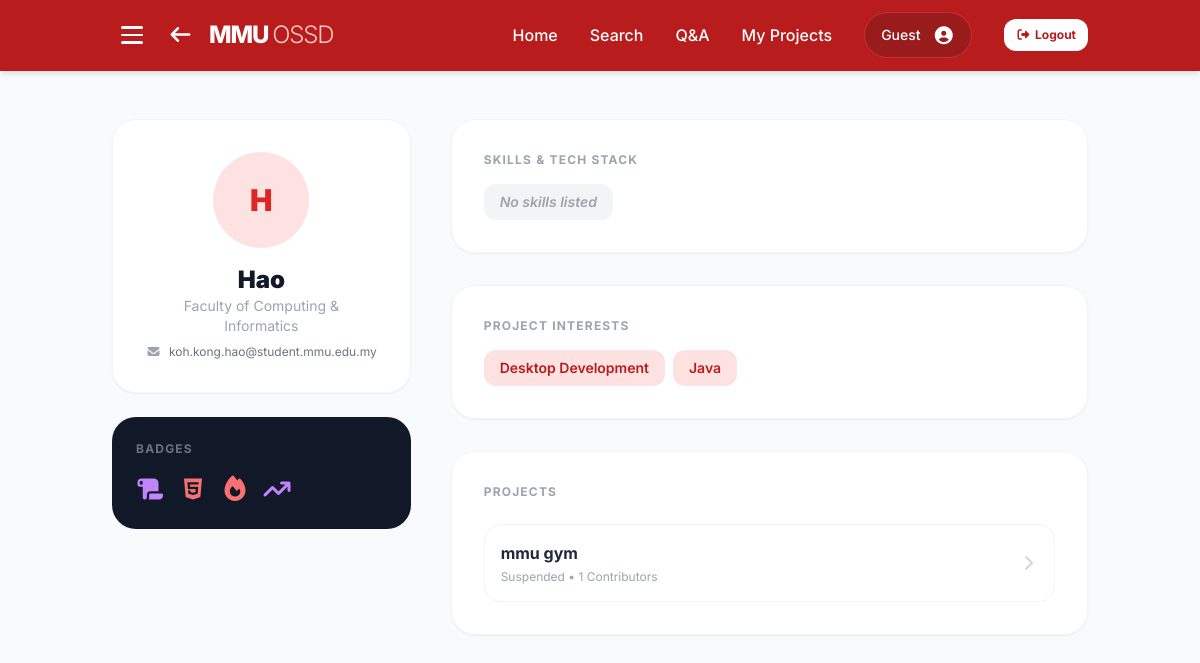
The page /user/2 on the database as committed earlier.
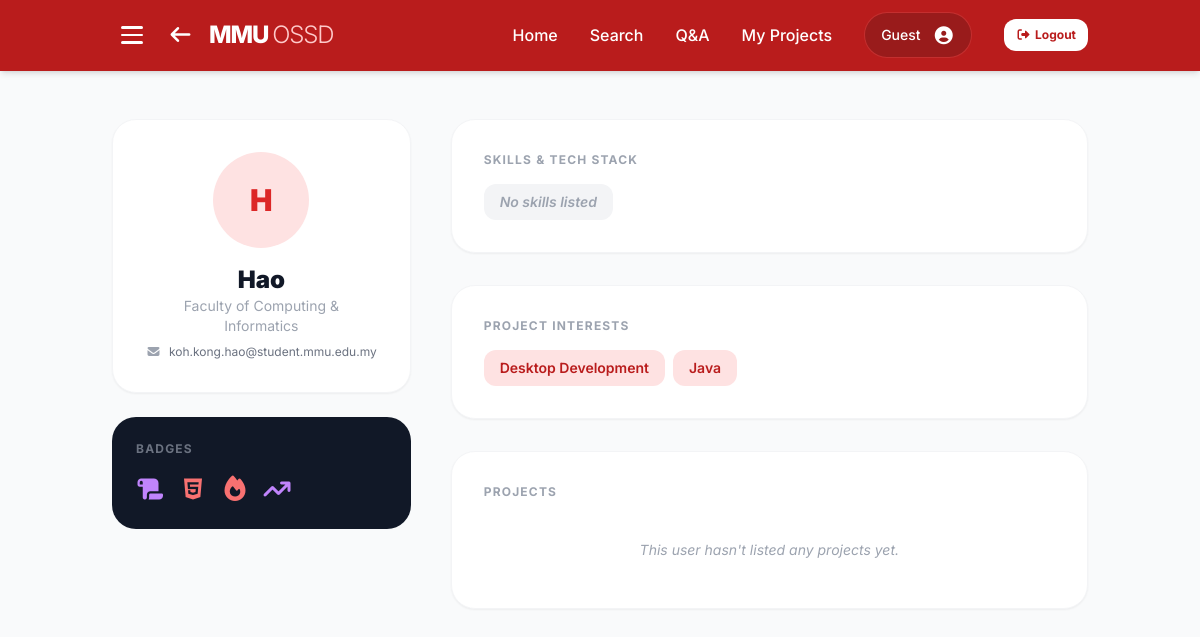
The same page on the database as committed later.
### website/models.py (models this page shows)
class User(db.Model):
    __tablename__ = 'users'
    id = db.Column(db.Integer, primary_key=True, autoincrement=True)
    email = db.Column(db.String(255), unique=True, nullable=False)
    password_hash = db.Column(db.String(255))
    name = db.Column(db.String(255), nullable=False, default='MMU Student')
    is_admin = db.Column(db.Boolean, default=False, nullable=False)
    faculty = db.Column(db.String(255), nullable=False, default='Faculty of Computing & Informatics')
    bio = db.Column(db.Text, default='')
    avatar_path = db.Column(db.String(255), default='')
    interests = db.Column(db.Text, default='')  # Comma-separated project interests
    rank = db.Column(db.Integer, nullable=False, default=0)
    karma = db.Column(db.Integer, nullable=False, default=0)
    created_at = db.Column(db.DateTime, nullable=False, default=datetime.now(MYT))
    is_verified = db.Column(db.Boolean, default=False)
    is_admin = db.Column(db.Boolean, default=False)  # Admin privilege for content moderation
    otp = db.Column(db.String(6), nullable=True)
    last_seen = db.Column(db.DateTime, nullable=True)
    skills = db.relationship('Skill', backref='user', lazy=True, cascade='all, delete-orphan')
    badges = db.relationship('Badge', backref='user', lazy=True, cascade='all, delete-orphan')
    comments = db.relationship('Comment', backref='user', lazy=True, cascade='all, delete-orphan')
    projects = db.relationship('Project', backref='user', lazy=True, cascade='all, delete-orphan')
    suggestions = db.relationship('Suggestion', backref='user', lazy=True, cascade='all, delete-orphan')
    questions = db.relationship('Question', backref='author', lazy=True, cascade='all, delete-orphan')
    question_likes = db.relationship('QuestionLike', backref='user', lazy=True, cascade='all, delete-orphan')
    question_favorites = db.relationship('QuestionFavorite', backref='user', lazy=True, cascade='all, delete-orphan')
    question_comments = db.relationship('QuestionComment', backref='user', lazy=True, cascade='all, delete-orphan')
    starred_projects = db.relationship('ProjectStar', backref='user', lazy=True, cascade='all, delete-orphan')
    settings = db.relationship('UserSettings', backref='user', uselist=False, cascade='all, delete-orphan')

class Badge(db.Model):
    __tablename__ = 'badges'
    id = db.Column(db.Integer, primary_key=True, autoincrement=True)
    user_id = db.Column(db.Integer, db.ForeignKey('users.id', ondelete='CASCADE'), nullable=False)
    badge = db.Column(db.String(255), nullable=False)

class Project(db.Model):
    __tablename__ = 'projects'
    id = db.Column(db.Integer, primary_key=True, autoincrement=True)
    user_id = db.Column(db.Integer, db.ForeignKey('users.id', ondelete='CASCADE'), nullable=False)
    project_name = db.Column(db.String(255), nullable=False)
    description = db.Column(db.Text, default='')
    status = db.Column(db.String(50), nullable=False, default='Active')
    repo_url = db.Column(db.String(255), default='')
    languages = db.Column(db.String(255), default='')
    roles_needed = db.Column(db.String(255), default='')
    contributors = db.Column(db.String(50), default='1')
    created_at = db.Column(db.DateTime, nullable=False, default=datetime.now(MYT))
    views = db.Column(db.Integer, default=0)
    images = db.relationship('ProjectImage', backref='project', lazy=True, cascade='all, delete-orphan')
    suggestions = db.relationship('Suggestion', backref='project', lazy=True, cascade='all, delete-orphan')
    members = db.relationship('ProjectMember', backref='project', lazy='subquery', cascade='all, delete-orphan')
    stars = db.relationship('ProjectStar', backref='project', lazy=True, cascade='all, delete-orphan')

### website/views.py (the view)
@views.route('/user/<int:user_id>')
def view_user_profile(user_id):
    user = User.query.get_or_404(user_id)
    current_user = get_current_user()
    settings = user.settings
    is_private = settings and settings.profile_visibility == 'private'
    show_private_message = False
    if is_private:
        if not current_user or current_user.id != user.id:
            show_private_message = True
    return render_template("User_Profile.html", profile_user=user, current_user=current_user, show_private_message=show_private_message)

### website/templates/User_Profile.html (shortened to what this page needs)
<!DOCTYPE html>
<html lang="en">
<head>
    <script src="https://cdn.tailwindcss.com"></script>
    <link href="https://cdnjs.cloudflare.com/ajax/libs/font-awesome/7.0.1/css/all.min.css" rel="stylesheet">
</head>
<body class="bg-gray-50 text-gray-900">
    <nav class="bg-red-700 text-white shadow-md sticky top-0 z-50">
        <div class="container mx-auto px-6 py-3 flex items-center justify-between">
            <div class="flex items-center gap-4">
                <button id="menu-btn" class="hamburger" aria-label="Toggle menu" aria-expanded="false">
                    <span class="bar"></span>
                    <span class="bar"></span>
                    <span class="bar"></span>
                </button>
                <a href="{{ url_for('views.home') }}" class="hover:opacity-80 transition flex items-center gap-4">
                    <i class="fas fa-arrow-left text-xl"></i>
                    <h1 class="text-2xl font-extrabold tracking-tighter">
                        MMU <span class="font-light text-red-200">OSSD</span>
                    </h1>
                </a>
            </div>
            <div class="hidden md:flex space-x-8 items-center font-medium">
                <a href="{{ url_for('views.home') }}" class="hover:text-red-200 transition">Home</a>
                <a href="{{ url_for('views.search') }}" class="hover:text-red-200 transition">Search</a>
                <a href="{{ url_for('views.qna_page') }}" class="hover:text-red-200 transition">Q&A</a>
                <a href="{{ url_for('views.my_projects') }}" class="hover:text-red-200 transition">My Projects</a>
                <a href="{{ url_for('views.profile') }}"
                    class="bg-red-800 px-4 py-2 rounded-full flex items-center space-x-3 border border-red-500/50 cursor-pointer hover:bg-red-900 transition">
                    <span id="nav-email" class="text-sm">{{ session.get('user_email', 'Guest') }}</span>
                    <i class="fas fa-user-circle text-lg"></i>
                </a>
                <button id="logout-btn"
                    class="bg-white text-red-700 hover:bg-red-50 text-xs font-bold px-3 py-2 rounded-xl transition">
                    <i class="fas fa-sign-out-alt mr-1"></i>Logout
                </button>
            </div>
        </div>
    </nav>
    <main class="container mx-auto px-6 py-12 fade-in">
        {% if show_private_message %}
        <div class="flex flex-col items-center justify-center min-h-96">
            <div class="text-center">
                <i class="fas fa-lock text-gray-300 text-8xl mb-6"></i>
                <h2 class="text-3xl font-black text-gray-800 mb-2">Private Account</h2>
                <p class="text-gray-500 text-lg mb-6">
                    This profile is private. You don't have permission to view this profile.
                </p>
                <a href="{{ url_for('views.home') }}"
                    class="inline-block bg-red-600 hover:bg-red-700 text-white font-bold py-3 px-8 rounded-xl transition">
                    <i class="fas fa-arrow-left mr-2"></i>Back to Home
                </a>
            </div>
        </div>
        {% else %}
        <div class="grid grid-cols-1 lg:grid-cols-3 gap-10">
            <div class="space-y-6">
                <div class="bg-white p-8 rounded-3xl shadow-sm border border-gray-100 text-center">
                    <div class="relative w-24 h-24 mx-auto mb-4">
                        <div id="avatar-initials"
                            class="w-24 h-24 bg-red-100 text-red-600 rounded-full flex items-center justify-center text-3xl font-black">
                            {{ profile_user.name[0] | upper }}
                        </div>
                    </div>
                    <h2 class="text-2xl font-black">{{ profile_user.name }}</h2>
                    <p class="text-gray-400 text-sm">{{ profile_user.faculty }}</p>
                    <p class="text-gray-500 text-xs mt-2 flex items-center justify-center gap-2">
                        <i class="fas fa-envelope text-gray-400"></i>
                        <span>{{ profile_user.email }}</span>
                    </p>
                </div>
                <div class="bg-gray-900 p-6 rounded-3xl text-white">
                    <h3 class="text-xs font-bold text-gray-500 uppercase tracking-widest mb-4">Badges</h3>
                    <div class="flex flex-wrap gap-3" id="badge-list">
                        {% if profile_user.badges %}
                            {% for badge in profile_user.badges %}
                            <button type="button"
                                onclick="showBadgeModal('{{ badge.badge | e }}')"
                                class="focus:outline-none hover:scale-125 transition-transform"
                                title="{{ badge.badge }}">
                                {% set bn = badge.badge | lower %}
                                <i class="text-2xl
                                    {% if bn == 'python expert' %}fa-brands fa-python text-blue-400
                                    {% elif bn == 'javascript expert' or bn == 'js expert' %}fa-brands fa-js text-yellow-400
                                    {% elif bn == 'react expert' %}fa-brands fa-react text-cyan-400
                                    {% elif bn == 'html expert' %}fa-brands fa-html5 text-red-400
                                    {% elif bn == 'css expert' %}fa-brands fa-css3-alt text-sky-400
                                    {% elif bn == 'php expert' %}fa-brands fa-php text-indigo-400
                                    {% elif bn == 'go expert' %}fa-brands fa-golang text-cyan-300
                                    {% elif bn == 'first project' %}fas fa-scroll text-purple-400
                                    {% elif bn == 'early adopter' %}fas fa-fire-alt text-orange-400
                                    {% elif bn == 'top contributor' or bn == 'top contribution' %}fas fa-trophy text-yellow-400
                                    {% elif bn == 'moderator' %}fas fa-shield-halved text-green-400
                                    {% elif bn == 'admin' %}fas fa-shield text-red-400
                                    {% elif bn == 'mmu ossd member' %}fas fa-star text-yellow-400
                                    {% elif bn == 'tester' %}fas fa-flask text-gray-300
                                    {% elif bn == 'beta tester' %}fas fa-vial text-purple-300
                                    {% elif bn == 'mmu alumni' %}fas fa-graduation-cap text-blue-300
                                    {% elif bn == 'mmu staff' %}fas fa-chalkboard-user text-orange-300
                                    {% elif bn == 'lecturer' %}fas fa-person-chalkboard text-orange-400
                                    {% elif bn == 'special thanks' %}fas fa-heart text-pink-400
                                    {% elif bn == 'community helper' %}fas fa-hands-helping text-green-400
                                    {% elif bn == 'first comment' %}fas fa-comment text-blue-400
                                    {% elif bn == 'ten comments' %}fas fa-comment-dots text-green-400
                                    {% elif bn == 'fifty comments' %}fas fa-comments text-yellow-400
                                    {% elif bn == 'hundred comments' %}fas fa-message text-red-400
                                    {% elif bn == 'hottest project' %}fas fa-fire text-red-400
                                    {% elif bn == 'post first feed' %}fas fa-paper-plane text-blue-400
                                    {% elif bn == 'trending project' %}fas fa-arrow-trend-up text-purple-400
                                    {% elif bn == 'owner' %}fas fa-crown text-yellow-400
                                    {% elif bn == 'c++ expert' %}fas fa-code text-blue-300
                                    {% elif bn == 'dart expert' %}fas fa-bullseye text-blue-400
                                    {% elif bn == 'rust expert' %}fas fa-gear text-orange-300
                                    {% elif bn == 'typescript expert' %}fas fa-t text-blue-400
                                    {% elif bn == 'first user join mmu ossd' %}fas fa-user text-blue-400
                                    {% else %}fas fa-medal text-yellow-400
                                    {% endif %}">
                                </i>
                            </button>
                            {% endfor %}
                        {% else %}
                            <p class="text-xs text-gray-500 italic">No badges yet</p>
                        {% endif %}
                    </div>
                </div>
            </div>
            <div class="lg:col-span-2 space-y-8">
                <section class="bg-white p-8 rounded-3xl border border-gray-100 shadow-sm">
                    <h3 class="text-xs font-bold text-gray-400 uppercase tracking-widest mb-4">Skills &amp; Tech Stack
                    </h3>
                    <div id="display-skills" class="flex flex-wrap gap-2">
                        {% if profile_user.skills %}
                        {% for skill in profile_user.skills %}
                        <span class="bg-gray-100 px-4 py-2 rounded-xl text-sm font-semibold text-gray-700">{{
                            skill.skill }}</span>
                        {% endfor %}
                        {% else %}
                        <span class="bg-gray-100 px-4 py-2 rounded-xl text-sm font-semibold text-gray-400 italic">No
                            skills listed</span>
                        {% endif %}
                    </div>
                </section>
                <section class="bg-white p-8 rounded-3xl border border-gray-100 shadow-sm">
                    <h3 class="text-xs font-bold text-gray-400 uppercase tracking-widest mb-4">Project Interests</h3>
                    <div id="display-interests" class="flex flex-wrap gap-2">
                    </div>
                </section>
                <section class="bg-white p-8 rounded-3xl border border-gray-100 shadow-sm">
                    <h3 class="text-xs font-bold text-gray-400 uppercase tracking-widest mb-6">Projects</h3>
                    <div id="projects-list" class="space-y-4">
                        {% if profile_user.projects %}
                        {% for project in profile_user.projects %}
                        <a href="{{ url_for('views.project_page', project_id=project.id) }}" class="block">
                            <div
                                class="flex items-center justify-between p-4 border border-gray-100 rounded-2xl hover:bg-red-50 hover:border-red-200 transition cursor-pointer">
                                <div>
                                    <h4 class="font-bold text-gray-800">{{ project.project_name }}</h4>
                                    <p class="text-xs text-gray-400 mt-1">{{ project.status }} • {{ project.contributors
                                        }} Contributors</p>
                                </div>
                                <i class="fas fa-chevron-right text-gray-300"></i>
                            </div>
                        </a>
                        {% endfor %}
                        {% else %}
                        <div class="text-gray-400 text-sm italic text-center py-4">This user hasn't listed any projects
                            yet.</div>
                        {% endif %}
                    </div>
                </section>
            </div>
        </div>
        {% endif %}
    </main>
</body>
</html>

Rows that differ between the two databases and show on the page:
removed Project: project_name "mmu gym", status "Suspended", contributors "1"
Other text that changed with them:
text now shown: "This user hasn't listed any projects yet."
